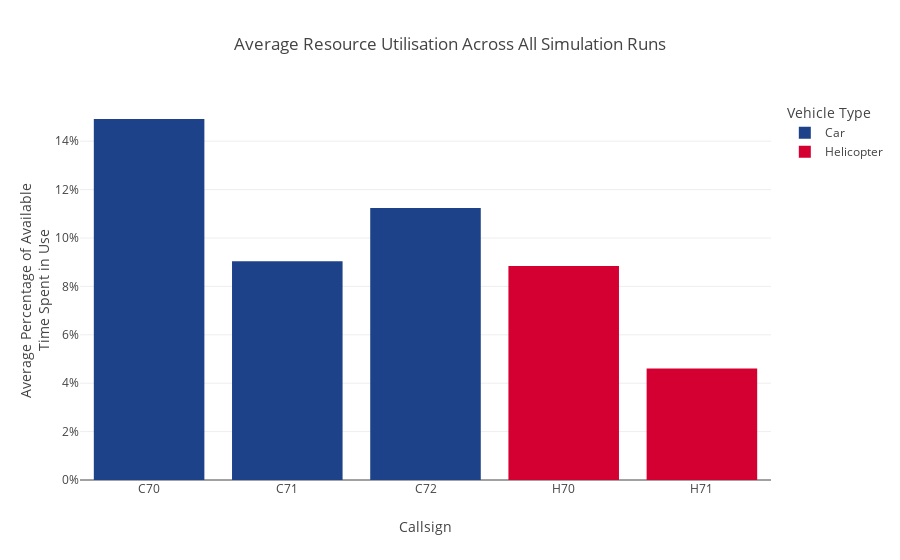

Here is the notebook cell this chart was saved with:
### Code cell
_utilisation_result_calculation.make_SIMULATION_utilisation_summary_plot(utilisation_df_overall=utilisation_df_overall)

### Figure 1 — Plotly figure (JSON) as saved in the notebook; plotly's stock layout.template omitted (floating-point values rounded to 4 significant figures)
{"data": [{"alignmentgroup": "True", "hovertemplate": "Vehicle Type=Car<br>Callsign=%{x}<br>Average Percentage of Available<br>Time Spent in Use=%{y}<extra></extra>", "legendgroup": "Car", "marker": {"color": "#1D428A", "pattern": {"shape": ""}}, "name": "Car", "offsetgroup": "Car", "orientation": "v", "showlegend": true, "textposition": "auto", "type": "bar", "x": ["C70", "C71", "C72"], "xaxis": "x", "y": [0.1492, 0.09037, 0.1124], "yaxis": "y"}, {"alignmentgroup": "True", "hovertemplate": "Vehicle Type=Helicopter<br>Callsign=%{x}<br>Average Percentage of Available<br>Time Spent in Use=%{y}<extra></extra>", "legendgroup": "Helicopter", "marker": {"color": "#D50032", "pattern": {"shape": ""}}, "name": "Helicopter", "offsetgroup": "Helicopter", "orientation": "v", "showlegend": true, "textposition": "auto", "type": "bar", "x": ["H70", "H71"], "xaxis": "x", "y": [0.08839, 0.04609], "yaxis": "y"}], "layout": {"barmode": "relative", "legend": {"title": {"text": "Vehicle Type"}, "tracegroupgap": 0}, "title": {"text": "Average Resource Utilisation Across All Simulation Runs"}, "xaxis": {"anchor": "y", "domain": [0, 1], "title": {"text": "Callsign"}}, "yaxis": {"anchor": "x", "domain": [0, 1], "tickformat": ".0%", "title": {"text": "Average Percentage of Available<br>Time Spent in Use"}}}}
